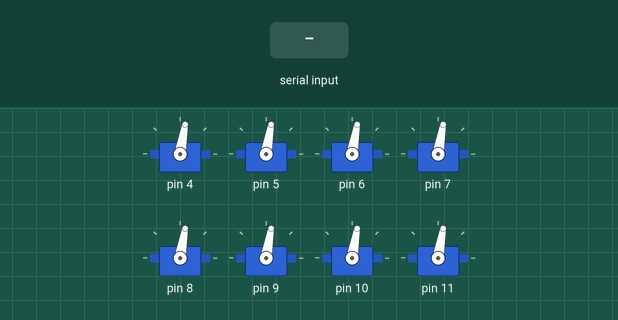
Simulated run of this sketch. Board: Arduino Uno, built with avr-gcc and run on an emulated ATmega328P. Shown: 8 × servo. Inputs (shaded band) come from the test bench.

Above: at 1.2 s.
1.3 s: "1" received over Serial
At 2.4 s:
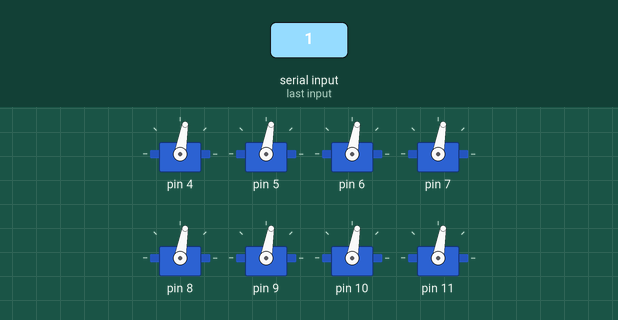
2.8 s: "0" received over Serial
At 3.6 s:
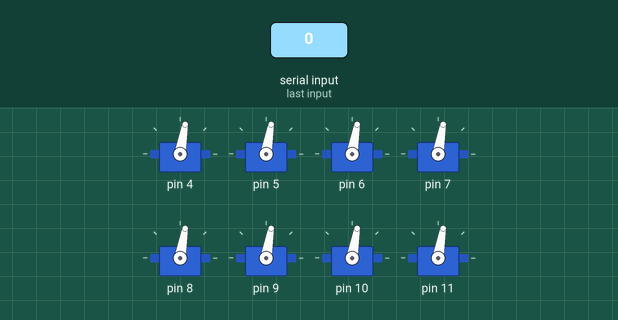
4.3 s: "2" received over Serial
At 4.7 s:
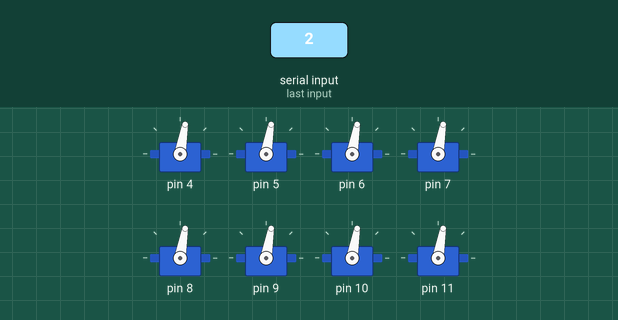
Timing chart, 0 to 7.3 s (numbered marks = the images above; inputs shaded):
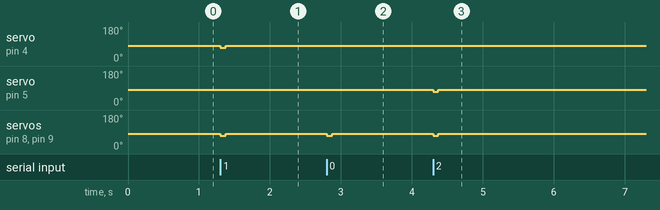

Measured:
- after the input at 1.3 s, servo on pin 4, servo on pin 8, servo on pin 9: 80° → 70° at once, → 80° 0.07 s later
- after the input at 2.8 s, servo on pin 8, servo on pin 9: 80° → 70° at once, → 80° 0.07 s later
- after the input at 4.3 s, servo on pin 5, servo on pin 8, servo on pin 9: 80° → 70° at once, → 80° 0.07 s later

The sketch:

step_sequencer3.ino
```cpp
#include <Servo.h>

Servo s[8];

const int initpos = 80; // initial servo position
const int hitpos = 70; // hit position
const long hitdly = 75; // hit delay in millisecs
byte b[] = {0x00};
unsigned long servo_start[8] = {0, 0, 0, 0, 0, 0, 0, 0};
boolean is_running[8] = {false, false, false, false, false, false, false, false};

void setup()
{
  s[0].attach(4);
  s[0].write(initpos);
  s[1].attach(5);
  s[1].write(initpos);
  s[2].attach(6);
  s[2].write(initpos);
  s[3].attach(7);
  s[3].write(initpos);
  s[4].attach(8);
  s[4].write(initpos);
  s[5].attach(9);
  s[5].write(initpos);
  s[6].attach(10);
  s[6].write(initpos);
  s[7].attach(11);
  s[7].write(initpos);
  //pinMode(13, OUTPUT);

  Serial.begin(115200);
}

void loop()
{

  if (Serial.available()) {

    Serial.readBytes(b, 1);
    int servodata = b[0];

    for (int i = 0; i < 8; i++) {
      if (bitRead(servodata,i) == 1) {
        s[i].write(hitpos);
        //digitalWrite(13, HIGH);
        servo_start[i] = millis();
        is_running[i] = true;
      }
    }

  }

  for (int i = 0; i < 8; i++) {
    unsigned long curtime = millis();
    if (is_running[i]) {
      if ((curtime - servo_start[i]) >= hitdly) {
        //digitalWrite(13, LOW);
        s[i].write(initpos);
        servo_start[i] = 0;
        is_running[i] = false;
      }
    }
  }

}
```
